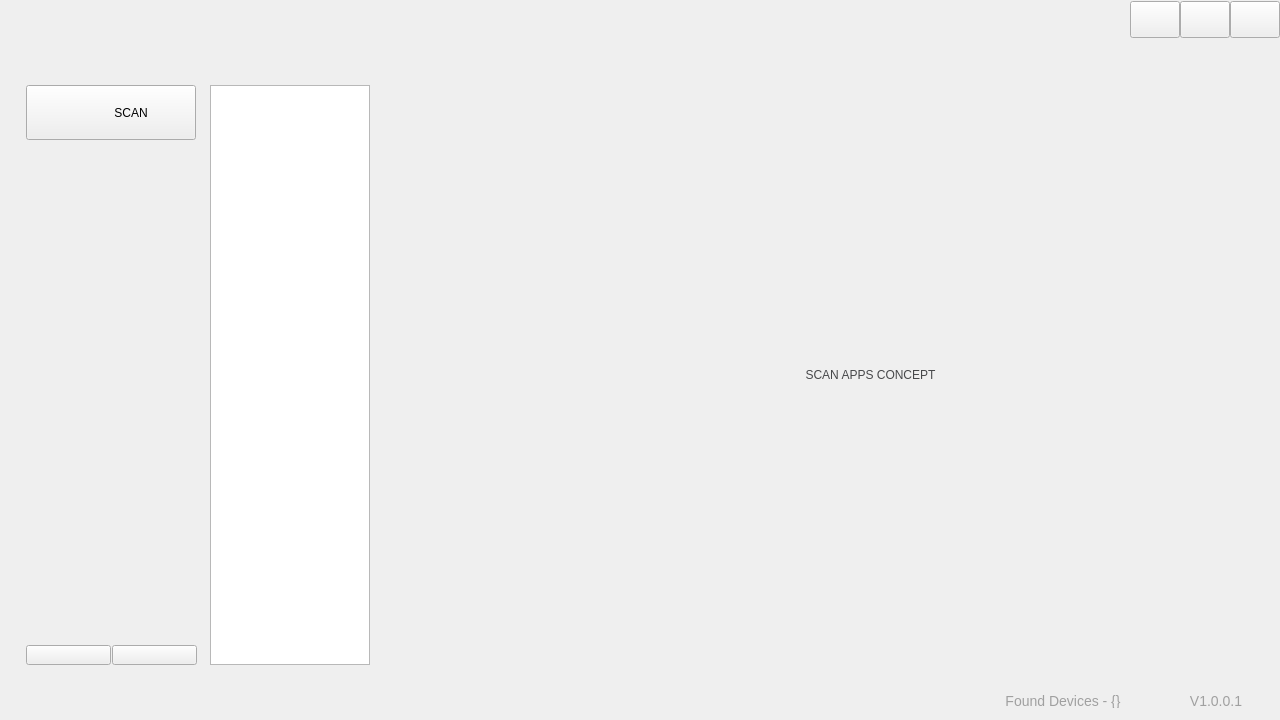
<?xml version="1.0" encoding="UTF-8"?>
<ui version="4.0">
 <class>MainWidget</class>
 <widget class="QWidget" name="MainWidget">
  <property name="geometry">
   <rect>
    <x>0</x>
    <y>0</y>
    <width>1280</width>
    <height>720</height>
   </rect>
  </property>
  <property name="sizePolicy">
   <sizepolicy hsizetype="Fixed" vsizetype="Fixed">
    <horstretch>0</horstretch>
    <verstretch>0</verstretch>
   </sizepolicy>
  </property>
  <property name="windowTitle">
   <string>Form</string>
  </property>
  <property name="styleSheet">
   <string notr="true"/>
  </property>
  <layout class="QVBoxLayout" name="verticalLayout_6">
   <property name="spacing">
    <number>0</number>
   </property>
   <property name="leftMargin">
    <number>0</number>
   </property>
   <property name="topMargin">
    <number>0</number>
   </property>
   <property name="rightMargin">
    <number>0</number>
   </property>
   <property name="bottomMargin">
    <number>0</number>
   </property>
   <item>
    <layout class="QVBoxLayout" name="mainwindow_layout">
     <property name="spacing">
      <number>0</number>
     </property>
     <item>
      <widget class="QWidget" name="top_blank_widget" native="true">
       <property name="sizePolicy">
        <sizepolicy hsizetype="Expanding" vsizetype="Expanding">
         <horstretch>0</horstretch>
         <verstretch>0</verstretch>
        </sizepolicy>
       </property>
       <property name="maximumSize">
        <size>
         <width>16777215</width>
         <height>50</height>
        </size>
       </property>
       <property name="styleSheet">
        <string notr="true"/>
       </property>
       <layout class="QHBoxLayout" name="horizontalLayout_2">
        <property name="spacing">
         <number>0</number>
        </property>
        <property name="leftMargin">
         <number>0</number>
        </property>
        <property name="topMargin">
         <number>0</number>
        </property>
        <property name="rightMargin">
         <number>0</number>
        </property>
        <property name="bottomMargin">
         <number>0</number>
        </property>
        <item>
         <layout class="QHBoxLayout" name="horizontalLayout">
          <property name="spacing">
           <number>0</number>
          </property>
          <item>
           <widget class="QLabel" name="logo_label">
            <property name="sizePolicy">
             <sizepolicy hsizetype="Expanding" vsizetype="Expanding">
              <horstretch>0</horstretch>
              <verstretch>0</verstretch>
             </sizepolicy>
            </property>
            <property name="minimumSize">
             <size>
              <width>550</width>
              <height>0</height>
             </size>
            </property>
            <property name="styleSheet">
             <string notr="true"/>
            </property>
            <property name="text">
             <string/>
            </property>
            <property name="scaledContents">
             <bool>false</bool>
            </property>
           </widget>
          </item>
          <item>
           <spacer name="horizontalSpacer">
            <property name="orientation">
             <enum>Qt::Horizontal</enum>
            </property>
            <property name="sizeHint" stdset="0">
             <size>
              <width>40</width>
              <height>20</height>
             </size>
            </property>
           </spacer>
          </item>
          <item>
           <widget class="QPushButton" name="pushButton_setting">
            <property name="minimumSize">
             <size>
              <width>50</width>
              <height>37</height>
             </size>
            </property>
            <property name="maximumSize">
             <size>
              <width>50</width>
              <height>37</height>
             </size>
            </property>
            <property name="text">
             <string/>
            </property>
            <property name="icon">
             <iconset resource="../../res/images.qrc">
              <normaloff>:/icons/images/top_setting.png</normaloff>:/icons/images/top_setting.png</iconset>
            </property>
           </widget>
          </item>
          <item>
           <widget class="QPushButton" name="pushButton_min">
            <property name="minimumSize">
             <size>
              <width>50</width>
              <height>37</height>
             </size>
            </property>
            <property name="maximumSize">
             <size>
              <width>50</width>
              <height>37</height>
             </size>
            </property>
            <property name="styleSheet">
             <string notr="true"/>
            </property>
            <property name="text">
             <string/>
            </property>
            <property name="icon">
             <iconset resource="../../res/images.qrc">
              <normaloff>:/icons/images/min.png</normaloff>:/icons/images/min.png</iconset>
            </property>
            <property name="iconSize">
             <size>
              <width>14</width>
              <height>50</height>
             </size>
            </property>
           </widget>
          </item>
          <item>
           <widget class="QPushButton" name="pushButton_close">
            <property name="minimumSize">
             <size>
              <width>50</width>
              <height>37</height>
             </size>
            </property>
            <property name="maximumSize">
             <size>
              <width>50</width>
              <height>37</height>
             </size>
            </property>
            <property name="styleSheet">
             <string notr="true"/>
            </property>
            <property name="text">
             <string/>
            </property>
            <property name="icon">
             <iconset resource="../../res/images.qrc">
              <normaloff>:/icons/images/close.png</normaloff>:/icons/images/close.png</iconset>
            </property>
            <property name="iconSize">
             <size>
              <width>12</width>
              <height>12</height>
             </size>
            </property>
           </widget>
          </item>
         </layout>
        </item>
       </layout>
      </widget>
     </item>
     <item>
      <spacer name="verticalSpacer_4">
       <property name="orientation">
        <enum>Qt::Vertical</enum>
       </property>
       <property name="sizeType">
        <enum>QSizePolicy::Fixed</enum>
       </property>
       <property name="sizeHint" stdset="0">
        <size>
         <width>20</width>
         <height>40</height>
        </size>
       </property>
      </spacer>
     </item>
     <item>
      <widget class="QWidget" name="main_backgroud" native="true">
       <property name="sizePolicy">
        <sizepolicy hsizetype="Preferred" vsizetype="Fixed">
         <horstretch>0</horstretch>
         <verstretch>0</verstretch>
        </sizepolicy>
       </property>
       <property name="styleSheet">
        <string notr="true"/>
       </property>
       <layout class="QVBoxLayout" name="verticalLayout_4">
        <property name="spacing">
         <number>0</number>
        </property>
        <property name="leftMargin">
         <number>0</number>
        </property>
        <property name="topMargin">
         <number>0</number>
        </property>
        <property name="rightMargin">
         <number>0</number>
        </property>
        <property name="bottomMargin">
         <number>0</number>
        </property>
        <item>
         <layout class="QHBoxLayout" name="main_hori_layout">
          <property name="spacing">
           <number>0</number>
          </property>
          <property name="leftMargin">
           <number>20</number>
          </property>
          <property name="rightMargin">
           <number>20</number>
          </property>
          <item>
           <widget class="QWidget" name="left_widget" native="true">
            <property name="sizePolicy">
             <sizepolicy hsizetype="Fixed" vsizetype="Fixed">
              <horstretch>0</horstretch>
              <verstretch>0</verstretch>
             </sizepolicy>
            </property>
            <property name="maximumSize">
             <size>
              <width>16777215</width>
              <height>592</height>
             </size>
            </property>
            <property name="styleSheet">
             <string notr="true"/>
            </property>
            <layout class="QHBoxLayout" name="horizontalLayout_4">
             <property name="spacing">
              <number>0</number>
             </property>
             <property name="leftMargin">
              <number>6</number>
             </property>
             <property name="topMargin">
              <number>6</number>
             </property>
             <property name="rightMargin">
              <number>6</number>
             </property>
             <property name="bottomMargin">
              <number>6</number>
             </property>
             <item>
              <widget class="QWidget" name="left_left_widget" native="true">
               <property name="sizePolicy">
                <sizepolicy hsizetype="Fixed" vsizetype="Expanding">
                 <horstretch>0</horstretch>
                 <verstretch>0</verstretch>
                </sizepolicy>
               </property>
               <property name="minimumSize">
                <size>
                 <width>184</width>
                 <height>580</height>
                </size>
               </property>
               <property name="maximumSize">
                <size>
                 <width>16777215</width>
                 <height>580</height>
                </size>
               </property>
               <layout class="QVBoxLayout" name="verticalLayout_3">
                <property name="spacing">
                 <number>0</number>
                </property>
                <property name="leftMargin">
                 <number>0</number>
                </property>
                <property name="topMargin">
                 <number>0</number>
                </property>
                <property name="rightMargin">
                 <number>0</number>
                </property>
                <property name="bottomMargin">
                 <number>0</number>
                </property>
                <item>
                 <layout class="QVBoxLayout" name="device_list_v_layout">
                  <property name="spacing">
                   <number>6</number>
                  </property>
                  <item>
                   <widget class="QPushButton" name="pushButton_scan">
                    <property name="sizePolicy">
                     <sizepolicy hsizetype="Minimum" vsizetype="Fixed">
                      <horstretch>0</horstretch>
                      <verstretch>0</verstretch>
                     </sizepolicy>
                    </property>
                    <property name="minimumSize">
                     <size>
                      <width>0</width>
                      <height>55</height>
                     </size>
                    </property>
                    <property name="maximumSize">
                     <size>
                      <width>170</width>
                      <height>55</height>
                     </size>
                    </property>
                    <property name="autoFillBackground">
                     <bool>false</bool>
                    </property>
                    <property name="styleSheet">
                     <string notr="true">border-image: url(:/icons/images/scan_new.png);
padding-left: 40px;</string>
                    </property>
                    <property name="text">
                     <string>SCAN</string>
                    </property>
                    <property name="iconSize">
                     <size>
                      <width>40</width>
                      <height>40</height>
                     </size>
                    </property>
                   </widget>
                  </item>
                  <item>
                   <spacer name="verticalSpacer">
                    <property name="orientation">
                     <enum>Qt::Vertical</enum>
                    </property>
                    <property name="sizeType">
                     <enum>QSizePolicy::Expanding</enum>
                    </property>
                    <property name="sizeHint" stdset="0">
                     <size>
                      <width>20</width>
                      <height>40</height>
                     </size>
                    </property>
                   </spacer>
                  </item>
                  <item>
                   <layout class="QHBoxLayout" name="horizontalLayout_3">
                    <property name="spacing">
                     <number>1</number>
                    </property>
                    <item>
                     <widget class="QPushButton" name="pushButton_pageUp">
                      <property name="sizePolicy">
                       <sizepolicy hsizetype="Fixed" vsizetype="Fixed">
                        <horstretch>0</horstretch>
                        <verstretch>0</verstretch>
                       </sizepolicy>
                      </property>
                      <property name="minimumSize">
                       <size>
                        <width>85</width>
                        <height>20</height>
                       </size>
                      </property>
                      <property name="maximumSize">
                       <size>
                        <width>85</width>
                        <height>20</height>
                       </size>
                      </property>
                      <property name="styleSheet">
                       <string notr="true"/>
                      </property>
                      <property name="text">
                       <string/>
                      </property>
                      <property name="icon">
                       <iconset resource="../../res/images.qrc">
                        <normaloff>:/icons/images/pageUp.png</normaloff>:/icons/images/pageUp.png</iconset>
                      </property>
                     </widget>
                    </item>
                    <item>
                     <widget class="QPushButton" name="pushButton_pageDown">
                      <property name="sizePolicy">
                       <sizepolicy hsizetype="Fixed" vsizetype="Fixed">
                        <horstretch>0</horstretch>
                        <verstretch>0</verstretch>
                       </sizepolicy>
                      </property>
                      <property name="minimumSize">
                       <size>
                        <width>85</width>
                        <height>20</height>
                       </size>
                      </property>
                      <property name="maximumSize">
                       <size>
                        <width>85</width>
                        <height>20</height>
                       </size>
                      </property>
                      <property name="styleSheet">
                       <string notr="true"/>
                      </property>
                      <property name="text">
                       <string/>
                      </property>
                      <property name="icon">
                       <iconset resource="../../res/images.qrc">
                        <normaloff>:/icons/images/pageDown.png</normaloff>:/icons/images/pageDown.png</iconset>
                      </property>
                     </widget>
                    </item>
                    <item>
                     <spacer name="horizontalSpacer_7">
                      <property name="orientation">
                       <enum>Qt::Horizontal</enum>
                      </property>
                      <property name="sizeType">
                       <enum>QSizePolicy::MinimumExpanding</enum>
                      </property>
                      <property name="sizeHint" stdset="0">
                       <size>
                        <width>4</width>
                        <height>20</height>
                       </size>
                      </property>
                     </spacer>
                    </item>
                   </layout>
                  </item>
                 </layout>
                </item>
               </layout>
              </widget>
             </item>
             <item>
              <widget class="QListWidget" name="listWidget">
               <property name="sizePolicy">
                <sizepolicy hsizetype="Fixed" vsizetype="Expanding">
                 <horstretch>0</horstretch>
                 <verstretch>0</verstretch>
                </sizepolicy>
               </property>
               <property name="minimumSize">
                <size>
                 <width>0</width>
                 <height>580</height>
                </size>
               </property>
               <property name="maximumSize">
                <size>
                 <width>160</width>
                 <height>580</height>
                </size>
               </property>
               <property name="layoutDirection">
                <enum>Qt::RightToLeft</enum>
               </property>
              </widget>
             </item>
            </layout>
           </widget>
          </item>
          <item>
           <spacer name="horizontalSpacer_9">
            <property name="orientation">
             <enum>Qt::Horizontal</enum>
            </property>
            <property name="sizeType">
             <enum>QSizePolicy::Fixed</enum>
            </property>
            <property name="sizeHint" stdset="0">
             <size>
              <width>20</width>
              <height>20</height>
             </size>
            </property>
           </spacer>
          </item>
          <item>
           <widget class="QStackedWidget" name="stackedWidget">
            <property name="sizePolicy">
             <sizepolicy hsizetype="Expanding" vsizetype="Fixed">
              <horstretch>0</horstretch>
              <verstretch>0</verstretch>
             </sizepolicy>
            </property>
            <property name="minimumSize">
             <size>
              <width>0</width>
              <height>592</height>
             </size>
            </property>
            <property name="maximumSize">
             <size>
              <width>16777215</width>
              <height>592</height>
             </size>
            </property>
            <property name="styleSheet">
             <string notr="true"/>
            </property>
            <property name="currentIndex">
             <number>0</number>
            </property>
            <widget class="QWidget" name="page">
             <layout class="QHBoxLayout" name="horizontalLayout_7">
              <property name="spacing">
               <number>10</number>
              </property>
              <property name="leftMargin">
               <number>0</number>
              </property>
              <property name="rightMargin">
               <number>0</number>
              </property>
              <item>
               <spacer name="horizontalSpacer_left">
                <property name="orientation">
                 <enum>Qt::Horizontal</enum>
                </property>
                <property name="sizeType">
                 <enum>QSizePolicy::MinimumExpanding</enum>
                </property>
                <property name="sizeHint" stdset="0">
                 <size>
                  <width>19</width>
                  <height>20</height>
                 </size>
                </property>
               </spacer>
              </item>
              <item>
               <widget class="QLabel" name="label">
                <property name="sizePolicy">
                 <sizepolicy hsizetype="Fixed" vsizetype="Fixed">
                  <horstretch>0</horstretch>
                  <verstretch>0</verstretch>
                 </sizepolicy>
                </property>
                <property name="styleSheet">
                 <string notr="true">font: 700 30pt &quot;Microsoft YaHei UI&quot;;
color: rgb(71, 72, 74);</string>
                </property>
                <property name="text">
                 <string>SCAN APPS CONCEPT</string>
                </property>
                <property name="scaledContents">
                 <bool>true</bool>
                </property>
                <property name="alignment">
                 <set>Qt::AlignCenter</set>
                </property>
               </widget>
              </item>
              <item>
               <widget class="QLabel" name="label_2">
                <property name="sizePolicy">
                 <sizepolicy hsizetype="Fixed" vsizetype="Fixed">
                  <horstretch>0</horstretch>
                  <verstretch>0</verstretch>
                 </sizepolicy>
                </property>
                <property name="minimumSize">
                 <size>
                  <width>64</width>
                  <height>64</height>
                 </size>
                </property>
                <property name="styleSheet">
                 <string notr="true">border-image: url(:/icons/images/hook.png);</string>
                </property>
                <property name="text">
                 <string/>
                </property>
               </widget>
              </item>
              <item>
               <spacer name="horizontalSpacer_right">
                <property name="orientation">
                 <enum>Qt::Horizontal</enum>
                </property>
                <property name="sizeType">
                 <enum>QSizePolicy::Fixed</enum>
                </property>
                <property name="sizeHint" stdset="0">
                 <size>
                  <width>250</width>
                  <height>20</height>
                 </size>
                </property>
               </spacer>
              </item>
             </layout>
            </widget>
           </widget>
          </item>
         </layout>
        </item>
       </layout>
      </widget>
     </item>
     <item>
      <spacer name="verticalSpacer_5">
       <property name="orientation">
        <enum>Qt::Vertical</enum>
       </property>
       <property name="sizeType">
        <enum>QSizePolicy::Minimum</enum>
       </property>
       <property name="sizeHint" stdset="0">
        <size>
         <width>20</width>
         <height>11</height>
        </size>
       </property>
      </spacer>
     </item>
     <item>
      <widget class="QWidget" name="bottom_blank_widget" native="true">
       <property name="sizePolicy">
        <sizepolicy hsizetype="Preferred" vsizetype="Expanding">
         <horstretch>0</horstretch>
         <verstretch>0</verstretch>
        </sizepolicy>
       </property>
       <property name="styleSheet">
        <string notr="true"/>
       </property>
       <layout class="QVBoxLayout" name="verticalLayout_5">
        <property name="spacing">
         <number>0</number>
        </property>
        <property name="leftMargin">
         <number>0</number>
        </property>
        <property name="topMargin">
         <number>0</number>
        </property>
        <property name="rightMargin">
         <number>0</number>
        </property>
        <property name="bottomMargin">
         <number>0</number>
        </property>
        <item>
         <layout class="QHBoxLayout" name="horizontalLayout_6">
          <property name="spacing">
           <number>0</number>
          </property>
          <item>
           <spacer name="horizontalSpacer_8">
            <property name="orientation">
             <enum>Qt::Horizontal</enum>
            </property>
            <property name="sizeType">
             <enum>QSizePolicy::MinimumExpanding</enum>
            </property>
            <property name="sizeHint" stdset="0">
             <size>
              <width>956</width>
              <height>20</height>
             </size>
            </property>
           </spacer>
          </item>
          <item>
           <widget class="QWidget" name="bottom_info_widget" native="true">
            <property name="minimumSize">
             <size>
              <width>320</width>
              <height>0</height>
             </size>
            </property>
            <property name="maximumSize">
             <size>
              <width>320</width>
              <height>16777215</height>
             </size>
            </property>
            <property name="styleSheet">
             <string notr="true"/>
            </property>
            <layout class="QVBoxLayout" name="verticalLayout_2">
             <property name="spacing">
              <number>0</number>
             </property>
             <property name="leftMargin">
              <number>0</number>
             </property>
             <property name="topMargin">
              <number>0</number>
             </property>
             <property name="rightMargin">
              <number>0</number>
             </property>
             <property name="bottomMargin">
              <number>0</number>
             </property>
             <item>
              <layout class="QHBoxLayout" name="horizontalLayout_5">
               <property name="spacing">
                <number>0</number>
               </property>
               <item>
                <widget class="QLabel" name="label_connected_image">
                 <property name="sizePolicy">
                  <sizepolicy hsizetype="Fixed" vsizetype="Preferred">
                   <horstretch>0</horstretch>
                   <verstretch>0</verstretch>
                  </sizepolicy>
                 </property>
                 <property name="minimumSize">
                  <size>
                   <width>14</width>
                   <height>14</height>
                  </size>
                 </property>
                 <property name="maximumSize">
                  <size>
                   <width>14</width>
                   <height>14</height>
                  </size>
                 </property>
                 <property name="text">
                  <string/>
                 </property>
                 <property name="pixmap">
                  <pixmap resource="../../res/images.qrc">:/icons/images/connected.png</pixmap>
                 </property>
                 <property name="scaledContents">
                  <bool>true</bool>
                 </property>
                </widget>
               </item>
               <item>
                <widget class="QLabel" name="label_connected">
                 <property name="sizePolicy">
                  <sizepolicy hsizetype="Fixed" vsizetype="Fixed">
                   <horstretch>0</horstretch>
                   <verstretch>0</verstretch>
                  </sizepolicy>
                 </property>
                 <property name="minimumSize">
                  <size>
                   <width>130</width>
                   <height>14</height>
                  </size>
                 </property>
                 <property name="maximumSize">
                  <size>
                   <width>130</width>
                   <height>14</height>
                  </size>
                 </property>
                 <property name="styleSheet">
                  <string notr="true">color: #a0a0a0;
font-size: 14px;</string>
                 </property>
                 <property name="text">
                  <string>Found Devices - {}</string>
                 </property>
                 <property name="alignment">
                  <set>Qt::AlignCenter</set>
                 </property>
                </widget>
               </item>
               <item>
                <spacer name="horizontalSpacer_3">
                 <property name="orientation">
                  <enum>Qt::Horizontal</enum>
                 </property>
                 <property name="sizeType">
                  <enum>QSizePolicy::Fixed</enum>
                 </property>
                 <property name="sizeHint" stdset="0">
                  <size>
                   <width>20</width>
                   <height>20</height>
                  </size>
                 </property>
                </spacer>
               </item>
               <item>
                <widget class="QLabel" name="label_version_image">
                 <property name="sizePolicy">
                  <sizepolicy hsizetype="Fixed" vsizetype="Preferred">
                   <horstretch>0</horstretch>
                   <verstretch>0</verstretch>
                  </sizepolicy>
                 </property>
                 <property name="minimumSize">
                  <size>
                   <width>14</width>
                   <height>14</height>
                  </size>
                 </property>
                 <property name="maximumSize">
                  <size>
                   <width>14</width>
                   <height>14</height>
                  </size>
                 </property>
                 <property name="text">
                  <string/>
                 </property>
                 <property name="pixmap">
                  <pixmap resource="../../res/images.qrc">:/icons/images/version.png</pixmap>
                 </property>
                 <property name="scaledContents">
                  <bool>true</bool>
                 </property>
                </widget>
               </item>
               <item>
                <widget class="QLabel" name="label_version">
                 <property name="sizePolicy">
                  <sizepolicy hsizetype="Fixed" vsizetype="Fixed">
                   <horstretch>0</horstretch>
                   <verstretch>0</verstretch>
                  </sizepolicy>
                 </property>
                 <property name="minimumSize">
                  <size>
                   <width>60</width>
                   <height>14</height>
                  </size>
                 </property>
                 <property name="maximumSize">
                  <size>
                   <width>60</width>
                   <height>14</height>
                  </size>
                 </property>
                 <property name="styleSheet">
                  <string notr="true">color: #a0a0a0;
font-size: 14px;</string>
                 </property>
                 <property name="text">
                  <string>V1.0.0.1</string>
                 </property>
                 <property name="alignment">
                  <set>Qt::AlignCenter</set>
                 </property>
                </widget>
               </item>
               <item>
                <spacer name="horizontalSpacer_4">
                 <property name="orientation">
                  <enum>Qt::Horizontal</enum>
                 </property>
                 <property name="sizeType">
                  <enum>QSizePolicy::Maximum</enum>
                 </property>
                 <property name="sizeHint" stdset="0">
                  <size>
                   <width>20</width>
                   <height>20</height>
                  </size>
                 </property>
                </spacer>
               </item>
              </layout>
             </item>
            </layout>
           </widget>
          </item>
         </layout>
        </item>
       </layout>
      </widget>
     </item>
    </layout>
   </item>
  </layout>
 </widget>
 <resources>
  <include location="../../res/images.qrc"/>
 </resources>
 <connections/>
</ui>
